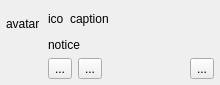
<?xml version="1.0" encoding="UTF-8"?>
<ui version="4.0">
 <class>SipCallNotifyer</class>
 <widget class="QWidget" name="SipCallNotifyer">
  <property name="geometry">
   <rect>
    <x>0</x>
    <y>0</y>
    <width>220</width>
    <height>85</height>
   </rect>
  </property>
  <property name="sizePolicy">
   <sizepolicy hsizetype="Fixed" vsizetype="Fixed">
    <horstretch>0</horstretch>
    <verstretch>0</verstretch>
   </sizepolicy>
  </property>
  <property name="minimumSize">
   <size>
    <width>220</width>
    <height>85</height>
   </size>
  </property>
  <property name="maximumSize">
   <size>
    <width>220</width>
    <height>85</height>
   </size>
  </property>
  <property name="windowTitle">
   <string>Form</string>
  </property>
  <layout class="QHBoxLayout" name="horizontalLayout" stretch="0,1">
   <property name="margin">
    <number>6</number>
   </property>
   <item>
    <layout class="QVBoxLayout" name="verticalLayout_2">
     <item>
      <widget class="QLabel" name="avatar">
       <property name="sizePolicy">
        <sizepolicy hsizetype="Fixed" vsizetype="Fixed">
         <horstretch>0</horstretch>
         <verstretch>0</verstretch>
        </sizepolicy>
       </property>
       <property name="minimumSize">
        <size>
         <width>36</width>
         <height>36</height>
        </size>
       </property>
       <property name="maximumSize">
        <size>
         <width>36</width>
         <height>36</height>
        </size>
       </property>
       <property name="text">
        <string>avatar</string>
       </property>
      </widget>
     </item>
     <item>
      <spacer name="verticalSpacer">
       <property name="orientation">
        <enum>Qt::Vertical</enum>
       </property>
       <property name="sizeHint" stdset="0">
        <size>
         <width>20</width>
         <height>0</height>
        </size>
       </property>
      </spacer>
     </item>
    </layout>
   </item>
   <item>
    <layout class="QVBoxLayout" name="verticalLayout" stretch="1,0,1">
     <item>
      <layout class="QHBoxLayout" name="horizontalLayout_2">
       <item>
        <widget class="QLabel" name="icon">
         <property name="sizePolicy">
          <sizepolicy hsizetype="Fixed" vsizetype="Fixed">
           <horstretch>0</horstretch>
           <verstretch>0</verstretch>
          </sizepolicy>
         </property>
         <property name="minimumSize">
          <size>
           <width>16</width>
           <height>16</height>
          </size>
         </property>
         <property name="maximumSize">
          <size>
           <width>16</width>
           <height>16</height>
          </size>
         </property>
         <property name="text">
          <string>icon</string>
         </property>
        </widget>
       </item>
       <item>
        <widget class="QLabel" name="caption">
         <property name="text">
          <string>caption</string>
         </property>
        </widget>
       </item>
      </layout>
     </item>
     <item>
      <widget class="QLabel" name="notice">
       <property name="text">
        <string>notice</string>
       </property>
      </widget>
     </item>
     <item>
      <layout class="QHBoxLayout" name="horizontalLayout_3">
       <item>
        <widget class="QToolButton" name="accept">
         <property name="text">
          <string>...</string>
         </property>
        </widget>
       </item>
       <item>
        <widget class="QToolButton" name="reject">
         <property name="text">
          <string>...</string>
         </property>
        </widget>
       </item>
       <item>
        <spacer name="horizontalSpacer">
         <property name="orientation">
          <enum>Qt::Horizontal</enum>
         </property>
         <property name="sizeHint" stdset="0">
          <size>
           <width>40</width>
           <height>20</height>
          </size>
         </property>
        </spacer>
       </item>
       <item>
        <widget class="QToolButton" name="mute">
         <property name="text">
          <string>...</string>
         </property>
        </widget>
       </item>
      </layout>
     </item>
    </layout>
   </item>
  </layout>
 </widget>
 <resources/>
 <connections/>
</ui>
